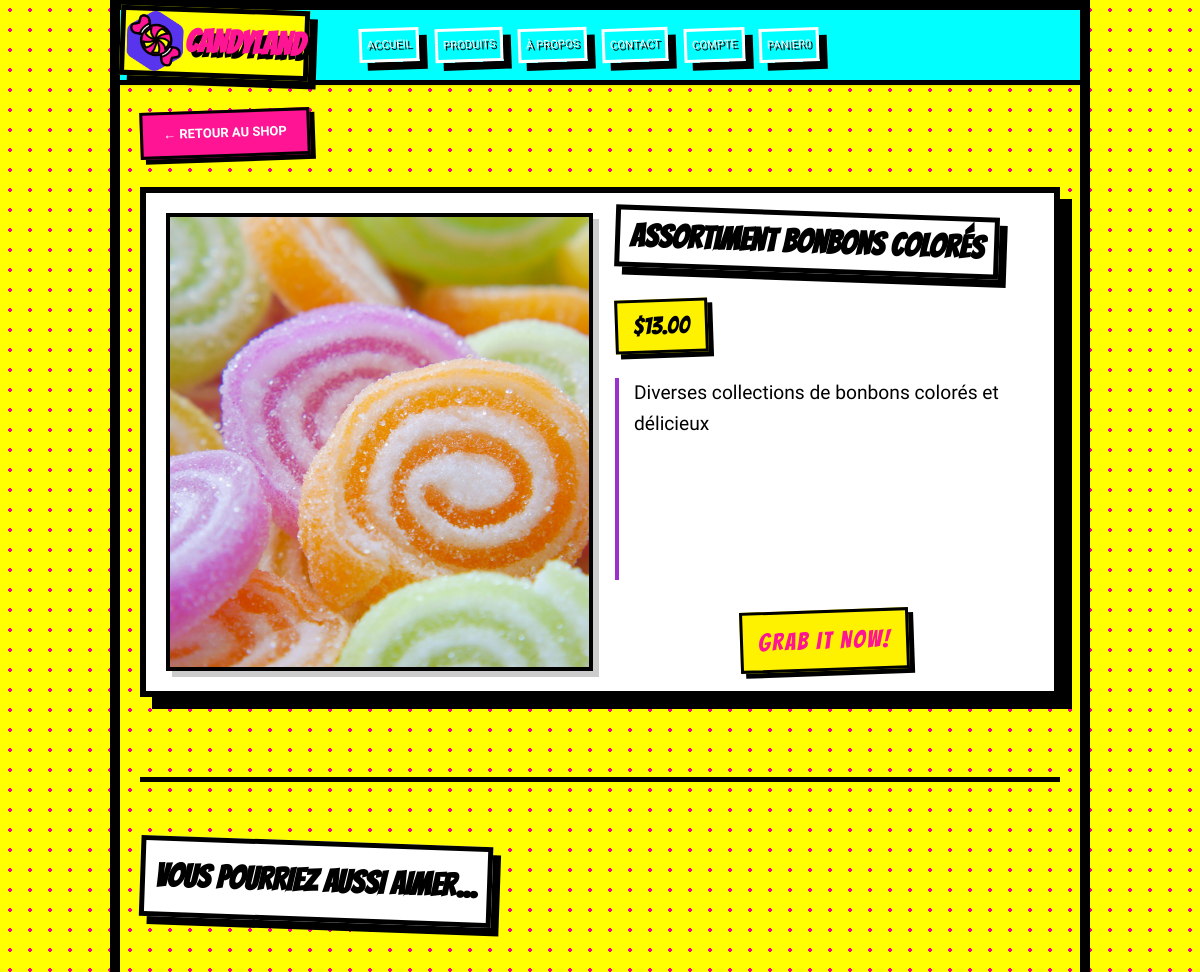
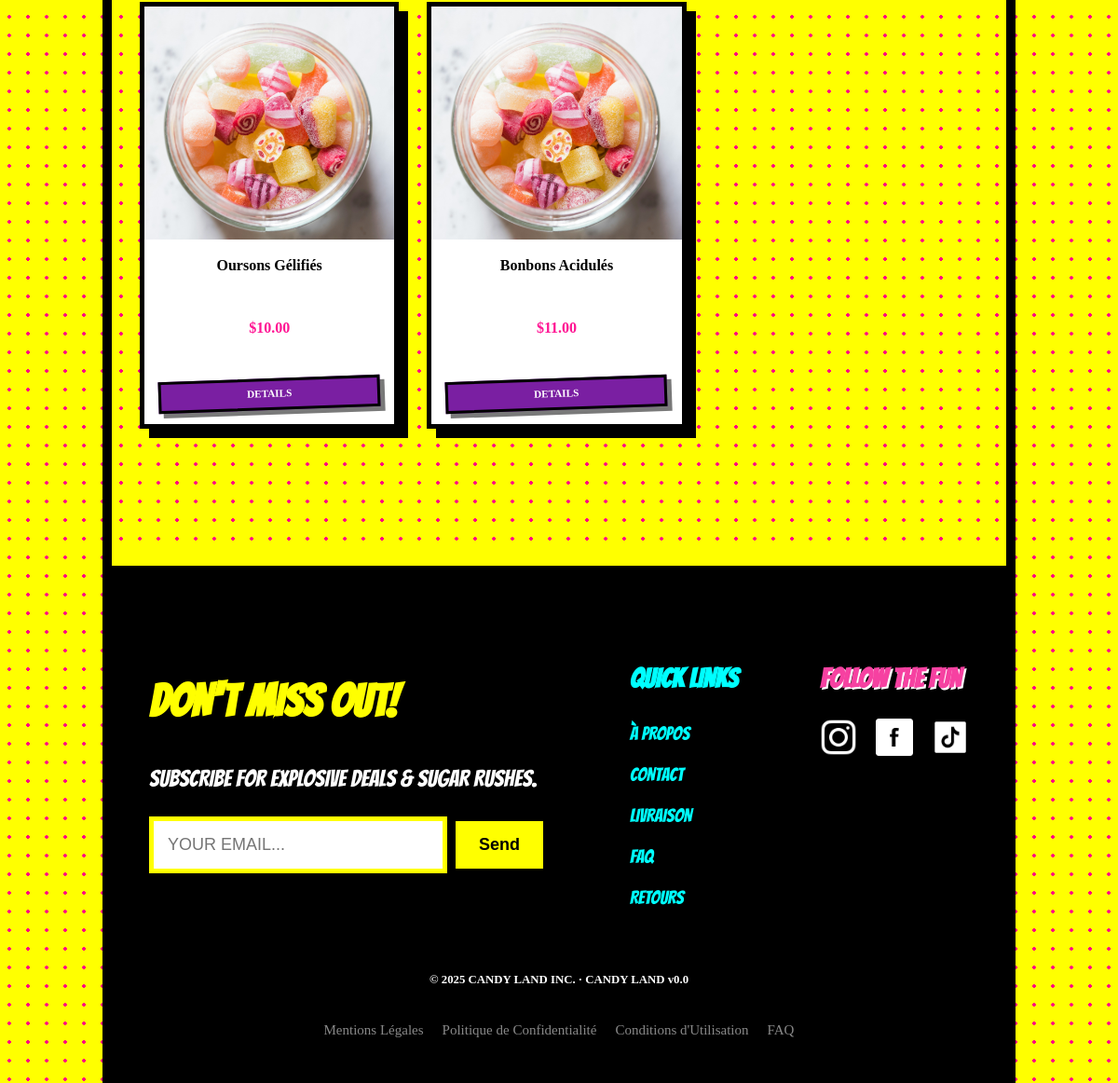
/product/show/1, run on the app's committed database (2 pictures, top to bottom).
### tables this page shows
CREATE TABLE `product` (
  `id` int NOT NULL,
  `category_id` int NOT NULL,
  `name` varchar(99) NOT NULL,
  `description` text NOT NULL,
  `product_image` varchar(1000) NOT NULL
);

### core/view.php (called while the page is built, shortened)
<?php
function load_view($view, $data = []) {
    $view_file = VIEW_PATH . '/' . $view . '.php';
    require $view_file;
}
function load_view_with_layout($view, $data = [], $layout = 'layout') {
    load_view($view, $data);
    $content = ob_get_clean();
    $data['content'] = $content;
    load_view('layouts/' . $layout, $data);
}

### controllers/product_controller.php (called while the page is built, shortened)
<?php
function product_show($id) {
    $product = get_product_by_id($id);
    if (function_exists('get_product_price')) {
        $product['price'] = get_product_price($product['id']);
    } else {
        $item = db_select_one("SELECT price FROM product_item WHERE product_id = ?", [$product['id']]);
        $product['price'] = $item['price'] ?? null;
    }
    $related = [];
    if (function_exists('get_related_products')) {
        $related = get_related_products($product['category_id'], $product['id'], 3);
    }
    $data = [
        'title'   => $product['name'],
        'product' => $product,
        'related' => $related
    ];
    load_view_with_layout('products/show', $data);
}

### core/router.php (called while the page is built, shortened)
<?php
function parse_request_url() {
	$url = $_GET['url'] ?? '';
	$url = rtrim($url, '/');
	$url = filter_var($url, FILTER_SANITIZE_URL);
	$subdomain = str_replace(HOST_NAME, '', str_replace('.'.HOST_NAME, '', $_SERVER['HTTP_HOST']));
	$url_parts = explode('/', $url);
	$controller = $url_parts[0] ?? 'home';
	$action = $url_parts[1] ?? 'index';
	$params = array_slice($url_parts, 2);
	return [
		'subdomain' => $subdomain,
		'controller' => $controller,
		'action' => $action,
		'params' => $params
	];
}
function dispatch() {
	$route = parse_request_url();
	$controller_name = $route['controller'];
	$action_name = $route['action'];
	$params = $route['params'];
	$action_function = $controller_name . '_' . $action_name;
	call_user_func_array($action_function, $params);
}

### public/index.php (called while the page is built, shortened)
<?php
require_once __DIR__ . '/../config/database.php';
require_once CORE_PATH . '/database.php';
require_once CORE_PATH . '/router.php';
require_once CORE_PATH . '/view.php';
require_once INCLUDE_PATH . '/helpers.php';
require_once MODEL_PATH . '/products_model.php';
dispatch();

### core/database.php (called while the page is built, shortened)
<?php
function db_connect() {
    static $pdo = null;
    if ($pdo === null) {
        try {
            $dsn = "mysql:host=" . DB_HOST . ";dbname=" . DB_NAME . ";charset=" . DB_CHARSET;
            $options = [
                PDO::ATTR_ERRMODE => PDO::ERRMODE_EXCEPTION,
                PDO::ATTR_DEFAULT_FETCH_MODE => PDO::FETCH_ASSOC,
                PDO::ATTR_EMULATE_PREPARES => false,
            ];
            $pdo = new PDO($dsn, DB_USER, DB_PASS, $options);
        } catch (PDOException $e) {
            die("Erreur de connexion à la base de données : " . $e->getMessage());
        }
    }
    return $pdo;
}
function db_select($query, $params = []) {
    $pdo = db_connect();
    $stmt = $pdo->prepare($query);
    $stmt->execute($params);
    return $stmt->fetchAll();
}
function db_select_one($query, $params = []) {
    $pdo = db_connect();
    $stmt = $pdo->prepare($query);
    $stmt->execute($params);
    return $stmt->fetch();
}

### models/products_model.php (called while the page is built, shortened)
<?php
function get_product_by_id($id)
{
    $query = "SELECT * FROM product WHERE id = :id";
    return db_select_one($query, ['id' => $id]);
}
function get_related_products($category_id, $exclude_id, $limit = 4)
{
    $query = "SELECT * FROM product WHERE category_id = :category_id AND id != :exclude_id LIMIT :limit";
    return db_select($query, [
        'category_id' => $category_id,
        'exclude_id'  => $exclude_id,
        'limit'       => (int)$limit
    ]);
}
function get_product_price($product_id)
{
    $query = "SELECT price FROM product_item WHERE product_id = ? LIMIT 1";
    $result = db_select_one($query, [$product_id]);
    return $result ? $result['price'] : null;
}

### views/products/show.php (the view, shortened to what this page needs)
<div class="shop-page shop-page-padding">
    <div class="container back-btn-container">
        <a href="<?php echo url('product'); ?>" class="category-btn back-btn-custom">
            &larr; RETOUR AU SHOP
        </a>
    </div>
    <div class="container product-show-wrapper">
        <div class="product-detail-card">
            <div class="detail-left">
                <div class="product-image-large">
                    <img src="<?php echo url($product['product_image']); ?>"
                         alt="<?php e($product['name']); ?>"
                         onerror="this.onerror=null; this.src='<?php echo url('assets/images/default.jpg'); ?>'">
                </div>
            </div>
            <div class="detail-right">
                <h1 class="detail-title">
                </h1>
                <div class="detail-price">
                    <?php echo $product['price'] ? '$' . number_format($product['price'], 2) : 'Prix indisponible'; ?>
                </div>
                <div class="detail-description">
                    <?php echo nl2br(esc($product['description'])); ?>
                </div>
                <button class="btn-grab-large add-to-cart" data-id="<?php echo $product['id']; ?>" >
                    GRAB IT NOW!
                </button>
            </div>
        </div>
    </div>
    <?php if (!empty($related)): ?>
    <div class="container related-products-container">
        <h1 class="related-title">
            VOUS POURRIEZ AUSSI AIMER...
        </h1>
        <div class="products-grid related-grid">
            <?php foreach ($related as $rel): ?>
                <div class="product-card" onclick="window.location.href='<?php echo url('product/show/' . $rel['id']); ?>'">
                    <div class="product-image">
                        <img src="<?php echo url($rel['product_image']); ?>"
                             alt="<?php e($rel['name']); ?>"
                             onerror="this.onerror=null; this.src='<?php echo url('assets/images/default.jpg'); ?>'">
                    </div>
                    <h4><?php e($rel['name']); ?></h4>
                    <p class="price">
                        <?php echo isset($rel['price']) && $rel['price'] ? '$' . number_format($rel['price'], 2) : '$?.??'; ?>
                    </p>
                    <div class="product-actions">
                        <a href="<?php echo url('product/show/' . $rel['id']); ?>" class="btn-details" style="width:100%">DETAILS</a>
                    </div>
                </div>
            <?php endforeach; ?>
        </div>
    </div>
    <?php endif; ?>
</div>

### includes/helpers.php (shortened to what this page needs)
<?php
function escape($string)
{
	return htmlspecialchars($string ?? '', ENT_QUOTES, 'UTF-8');
}
function e($string)
{
	echo escape($string);
}
function esc($string)
{
	return escape($string);
}
function url($path = '', $admin = false)
{
	$base_url = rtrim($admin ? ADMIN_URL : BASE_URL, '/');
	$path = ltrim($path, '/');
	return $base_url . '/' . $path;
}
function is_logged_in()
{
	return isset($_SESSION['user_id']);
}

### views/layouts/layout.php (shortened to what this page needs)
<!DOCTYPE html>
<html lang="fr">
<head>
    <?php
        $cssPath = PUBLIC_PATH . '/assets/css/style.css';
        $ver = file_exists($cssPath) ? filemtime($cssPath) : (defined('APP_VERSION') ? APP_VERSION : time());
    ?>
    <link rel="stylesheet" href="<?php echo url('assets/css/style.css') . '?v=' . $ver; ?>">
    <link href="https://cdnjs.cloudflare.com/ajax/libs/font-awesome/6.0.0/css/all.min.css" rel="stylesheet">
</head>
<body>
    <main class="main-container">
    <?php if (!isset($hide_nav)): ?>
    <header class="header">
       <nav class="navbar">
            <div class="nav-brand"><a href="<?php echo url(); ?>"><img src="<?= url('assets/images/candy.png'); ?>" alt="Logo"> <?php echo APP_NAME; ?></a></div>
            <ul class="nav-menu">
            <li><a href="<?php echo url(); ?>">Accueil</a></li>
            <li><a href="<?php echo url('product/index'); ?>">produits</a></li>
            <li><a href="<?php echo url('home/about'); ?>">À propos</a></li>
            <li><a href="<?php echo url('home/contact'); ?>">Contact</a></li>
                <?php if (is_logged_in()): ?>
                    <li><a href="<?php echo url('home/profile'); ?>">Profil</a></li>
                    <li><a href="<?php echo url('cart'); ?>">Panier <span id="cart-count">0</span></a></li>
                    <?php if (isset($_SESSION['user']) && $_SESSION['user']['role'] === 'admin'): ?>
            <li class="dropdown-container">
            <a href="<?php echo url('admin/dashboard'); ?>">Administration <i class="fas fa-chevron-down"></i></a>
            <ul class="dropdown">
            <li><a href="<?php echo url('admin/media'); ?>">Gestion des produits</a></li>
            <li><a href="<?php echo url('admin/users'); ?>">Gestion des utilisateurs</a></li>
            <li><a href="<?php echo url('admin/loans'); ?>">Gestion des achats</a></li>
            <li><a href="<?php echo url('admin/dashboard'); ?>">Tableau de bord</a></li>
            </ul>
            </li>
                    <?php endif; ?>
                    <li><a href="<?php echo url('auth/logout'); ?>">Déconnexion</a></li>
                <?php else: ?>
                    <li><a href="<?php echo url('auth/login'); ?>">Compte</a></li>
                    <li><a href="<?php echo url('cart'); ?>">Panier <span id="cart-count">0</span></a></li>
                <?php endif; ?>
            </ul>
        </nav>
    </header>
    <?php endif; ?>
    <main class="main-content">
        <?php echo $content ?? ''; ?>
    </main>
    <footer>
        <div class="footer-content">
            <div class="newsletter">
                <h3>DON'T MISS OUT!</h3>
                <p>SUBSCRIBE FOR EXPLOSIVE DEALS & SUGAR RUSHES.</p>
                <form>
                    <input type="email" placeholder="YOUR EMAIL..." required>
                    <button type="submit">Send</button>
                </form>
            </div>
            <div class="links">
                <h4>QUICK LINKS</h4>
                <a href="<?php echo url('home/about'); ?>">À PROPOS</a>
                <a href="<?php echo url('home/contact'); ?>">CONTACT</a>
                <a href="<?php echo url('home/shipping'); ?>">LIVRAISON</a>
                <a href="<?php echo url('home/faq'); ?>">FAQ</a>
                <a href="<?php echo url('home/returns'); ?>">RETOURS</a>
            </div>
            <div class="social">
                <h4>FOLLOW THE FUN</h4>
                <div class="social-icons">
                    <a href="#"><img src="<?= url('assets/images/i.png'); ?>" alt="Instagram">
</a>
                    <a href="#"><img src="<?= url('assets/images/f.png'); ?>" alt="Facebook"></a>
                    <a href="#"><img src="<?= url('assets/images/t.png'); ?>" alt="TikTok"></a>
                </div>
            </div>
        </div>
        <div class="copyright">
           <h4>© 2025 CANDY LAND INC. · CANDY LAND v0.0</h4>
        <div class="condition">
            <p>Mentions Légales</p>
           <p>Politique de Confidentialité</p>
           <p>Conditions d'Utilisation</p>
           <p>FAQ</p></div>
        </div>
    </footer>
    </main>
</body>
</html>

### data on the page
product: product_image (picture), name "Assortiment Bonbons Colorés", description "Diverses collections de bonbons colorés et délicieux"
product: name "Oursons Gélifiés", price "10.00"
product: name "Bonbons Acidulés", category "11.00"

### other printed values
APP_NAME "CANDYLAND"
$product['price'] "13.00"
